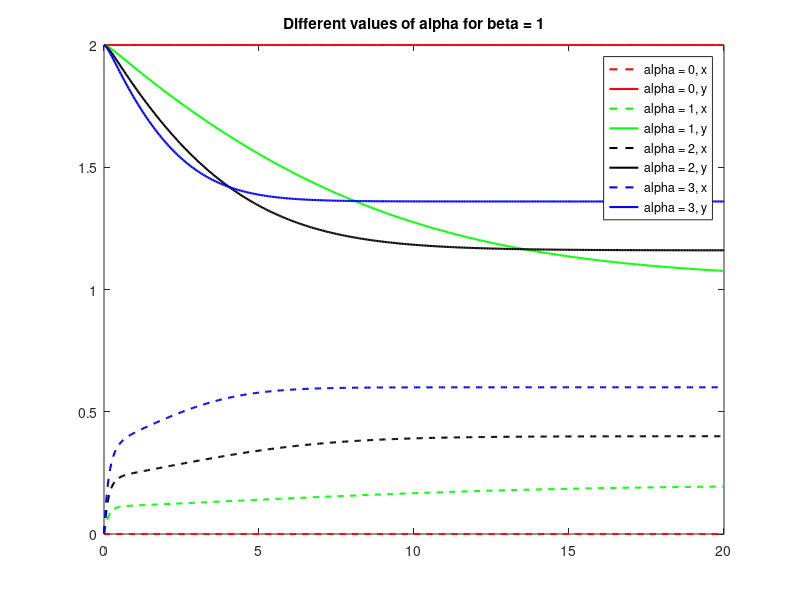

MATLAB code to generate this figure:
close all; clear all; clc;
for i = 1:4
alph = [0 1 2 3];
beta = 1;
x0 = 0;
y0 = 2;
tend = 20;
h = 0.05;
tspan = 0:h:tend;
x = zeros(1,length(tspan));
y = zeros(1,length(tspan));
y(1) = 2;
y(2) = 2;
tol = 10^-6;
maxit = 10;
% colors = [[1, 0, 0]; [0, 0, 0];[ 0, 0, 1];  [0, 1, 0]];
colors = [ 'r--'; 'g--'; 'k--'; 'b--'];
colors2 = [ 'r-'; 'g-'; 'k-'; 'b-'];
for t = 1:length(tspan)-1
    q = [x(t); y(t)];
    for it = 1:maxit;
        if it == maxit
            disp('maxout')
        end
        g = [x(t+1)*(1+h)+((4*h*x(t+1)*y(t+1))/(1+x(t+1)^2))-x(t)-h*alph(i);...
            -h*beta*x(t+1)+y(t+1)+(h*beta*x(t+1)*y(t+1))/(1+x(t+1)^2)-y(t)];
        Jac = [ 1+h+4*h*y(t+1)*(1-x(t+1)^2)/(1+x(t+1)^2).^2, 4*h*x(t+1)/(1+x(t+1)^2);...
        -h*beta+h*beta*(1-x(t+1)^2)/(1+x(t+1)^2)^2 , 1+(beta*h*x(t+1))/(1+x(t+1)^2)];
        corr = Jac\(g);
        q = q - corr;
        x(t+1) = q(1);
        y(t+1) = q(2);
        if norm(corr) <= tol
            break;
        end
    end
end
plot(tspan,x,colors(i,:),'lineWidth',1.5); hold on;
plot(tspan,y,colors2(i,:),'lineWidth',1.5);
legend('alpha = 0, x','alpha = 0, y','alpha = 1, x','alpha = 1, y',...
    'alpha = 2, x','alpha = 2, y','alpha = 3, x','alpha = 3, y' );
title('Different values of alpha for beta = 1');

end